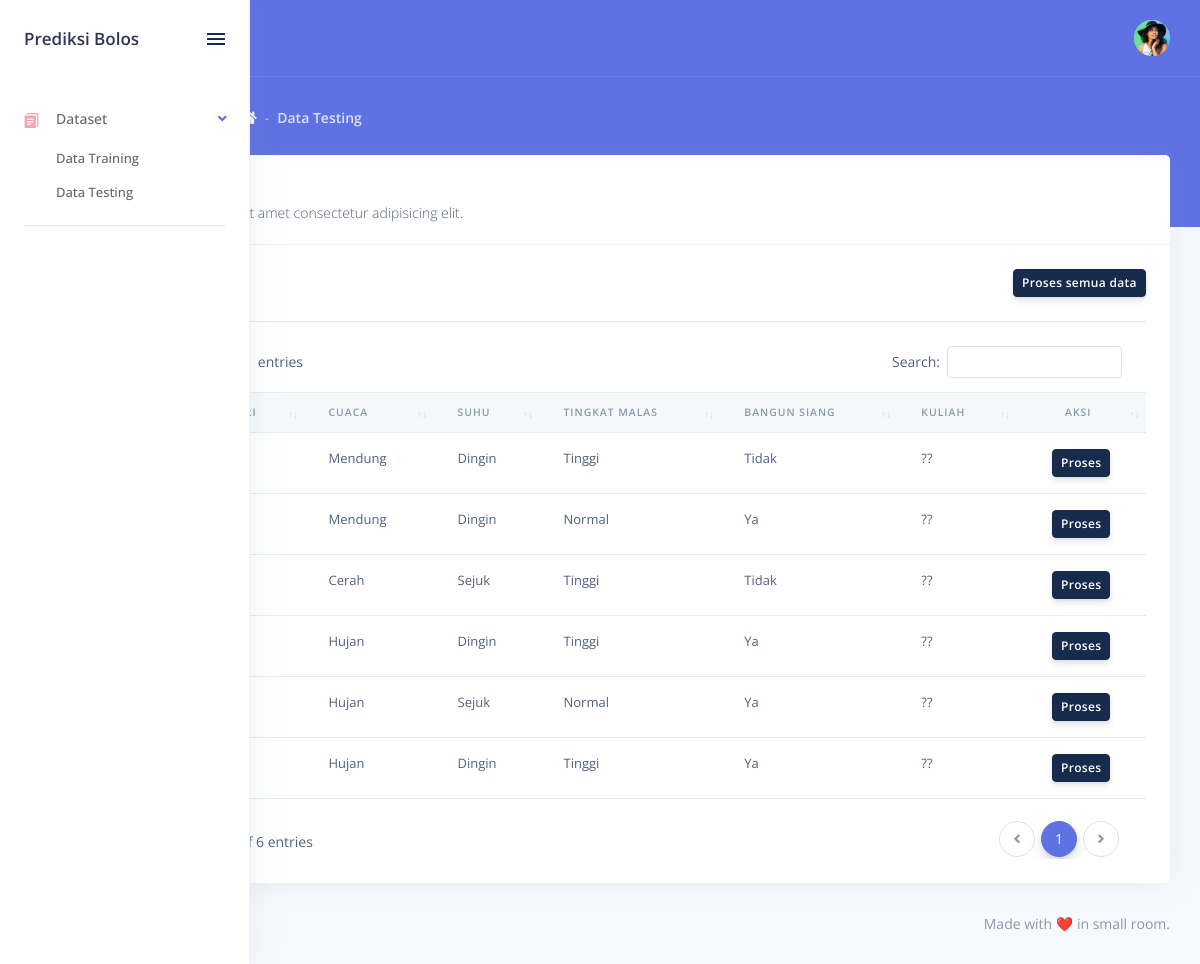
Screenshot of /index.php/data_testing with the database file from the repository.
### tables this page shows
CREATE TABLE `tbl_data_testing` (
  `id` int(3) NOT NULL,
  `hari` int(3) NOT NULL,
  `cuaca` varchar(10) NOT NULL,
  `suhu` varchar(10) NOT NULL,
  `tingkat_malas` varchar(10) NOT NULL,
  `bangun_siang` varchar(10) NOT NULL,
  `kuliah` varchar(10) NOT NULL
);

### index.php (called while the page is built, shortened)
<?php
require_once BASEPATH.'core/CodeIgniter.php';

### application/models/Data_testing_model.php (called while the page is built, shortened)
<?php
class Data_testing_model extends CI_Model
{
    public function get_all_data()
    {
        $query = $this->db->get('tbl_data_testing');
        return $query->result_array();
    }
}

### application/views/pages/data_testing/index.php (the view, shortened to what this page needs)
</div>
</div>
</div>
</div>
<div class="container-fluid mt--6">
  <div class="row">
    <div class="col">
      <div class="card">
        <div class="card-header">
          <div class="row">
            <div class="col-lg-6 col-5">
              <h3 class="mb-0"><?php echo $title ?></h3>
            </div>
          </div>
          <div class="row">
            <div class="col">
              <p class="text-sm mb-0">
                Lorem ipsum dolor sit amet consectetur adipisicing elit.
              </p>
            </div>
          </div>
        </div>
        <div class="card-body">
          <div class="d-flex">
            <div class="mr-auto">
              <a href="<?php echo base_url('testing/add') ?>" class="btn btn-sm btn-success">Tambah data</a>
            </div>
            <div>
              <a href="<?php echo base_url('testing/process/all') ?>" class="btn btn-sm btn-default">Proses semua data</a>
            </div>
          </div>
          <hr class="my-4">
          <div class="table-responsive">
            <table class="table table-flush" id="datatable-basic">
              <thead class="thead-light">
                <tr>
                  <th>No</th>
                  <th>Hari</th>
                  <th>Cuaca</th>
                  <th>Suhu</th>
                  <th>Tingkat Malas</th>
                  <th>Bangun Siang</th>
                  <th>Kuliah</th>
                  <th>
                    <center>
                      Aksi
                    </center>
                  </th>
                </tr>
              </thead>
              <tbody>
                <?php $no = 1 ?>
                <?php foreach ($data_testing as $dt) : ?>
                  <tr>
                    <td><?php echo $no ?></td>
                    <td><?php echo $dt['hari'] ?></td>
                    <td><?php echo $dt['cuaca'] ?></td>
                    <td><?php echo $dt['suhu'] ?></td>
                    <td><?php echo $dt['tingkat_malas'] ?></td>
                    <td><?php echo $dt['bangun_siang'] ?></td>
                    <td><?php echo $dt['kuliah'] ?></td>
                    <td>
                      <center>
                        <?php if ($dt['kuliah'] == '??') : ?>
                          <a href="<?php echo base_url('testing/process/single/' . $dt['id']) ?>" class="btn btn-default btn-sm">Proses</a>
                        <?php else : ?>
                          <button class="btn btn-default btn-sm" disabled>Proses</button>
                        <?php endif ?>
                      </center>
                    </td>
                  </tr>
                  <?php $no++ ?>
                <?php endforeach ?>
              </tbody>
            </table>
          </div>
        </div>
      </div>
    </div>
  </div>

### rows the page displays
tbl_data_testing: cuaca "Mendung", suhu "Dingin", tingkat_malas "Tinggi", bangun_siang "Tidak", kuliah "??"
tbl_data_testing: cuaca "Mendung", suhu "Dingin", tingkat_malas "Normal", bangun_siang "Ya", kuliah "??"
tbl_data_testing: cuaca "Cerah", suhu "Sejuk", tingkat_malas "Tinggi", bangun_siang "Tidak", kuliah "??"
tbl_data_testing: cuaca "Hujan", suhu "Dingin", tingkat_malas "Tinggi", bangun_siang "Ya", kuliah "??"
tbl_data_testing: cuaca "Hujan", suhu "Sejuk", tingkat_malas "Normal", bangun_siang "Ya", kuliah "??"
tbl_data_testing: cuaca "Hujan", suhu "Dingin", tingkat_malas "Tinggi", bangun_siang "Ya", kuliah "??"
